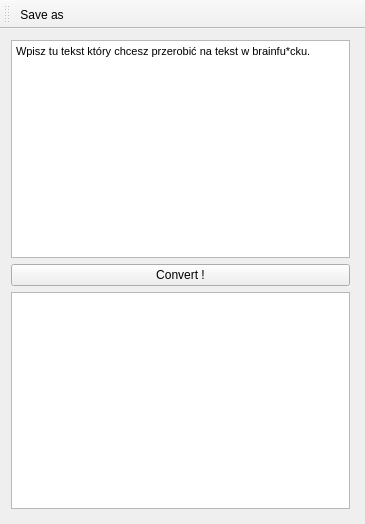
<?xml version="1.0" encoding="UTF-8"?>
<ui version="4.0">
 <class>MainWindow</class>
 <widget class="QMainWindow" name="MainWindow">
  <property name="geometry">
   <rect>
    <x>0</x>
    <y>0</y>
    <width>365</width>
    <height>524</height>
   </rect>
  </property>
  <property name="windowTitle">
   <string>MainWindow</string>
  </property>
  <widget class="QWidget" name="centralWidget">
   <widget class="QWidget" name="verticalLayoutWidget">
    <property name="geometry">
     <rect>
      <x>0</x>
      <y>0</y>
      <width>361</width>
      <height>491</height>
     </rect>
    </property>
    <layout class="QVBoxLayout" name="verticalLayout">
     <item>
      <widget class="QTextEdit" name="stringEntry">
       <property name="html">
        <string>&lt;!DOCTYPE HTML PUBLIC &quot;-//W3C//DTD HTML 4.0//EN&quot; &quot;http://www.w3.org/TR/REC-html40/strict.dtd&quot;&gt;
&lt;html&gt;&lt;head&gt;&lt;meta name=&quot;qrichtext&quot; content=&quot;1&quot; /&gt;&lt;style type=&quot;text/css&quot;&gt;
p, li { white-space: pre-wrap; }
&lt;/style&gt;&lt;/head&gt;&lt;body style=&quot; font-family:'MS Shell Dlg 2'; font-size:8.25pt; font-weight:400; font-style:normal;&quot;&gt;
&lt;p style=&quot; margin-top:0px; margin-bottom:0px; margin-left:0px; margin-right:0px; -qt-block-indent:0; text-indent:0px;&quot;&gt;Wpisz tu tekst który chcesz przerobić na tekst w brainfu*cku.&lt;/p&gt;&lt;/body&gt;&lt;/html&gt;</string>
       </property>
      </widget>
     </item>
     <item>
      <widget class="QPushButton" name="convertToBF">
       <property name="text">
        <string>Convert !</string>
       </property>
      </widget>
     </item>
     <item>
      <widget class="QPlainTextEdit" name="brainFuckOutput"/>
     </item>
    </layout>
   </widget>
  </widget>
  <widget class="QToolBar" name="mainToolBar">
   <attribute name="toolBarArea">
    <enum>TopToolBarArea</enum>
   </attribute>
   <attribute name="toolBarBreak">
    <bool>false</bool>
   </attribute>
   <addaction name="actionSave_as"/>
  </widget>
  <action name="actionSave">
   <property name="text">
    <string>Save</string>
   </property>
  </action>
  <action name="actionSave_as">
   <property name="text">
    <string>Save as</string>
   </property>
  </action>
 </widget>
 <layoutdefault spacing="6" margin="11"/>
 <resources/>
 <connections/>
</ui>
